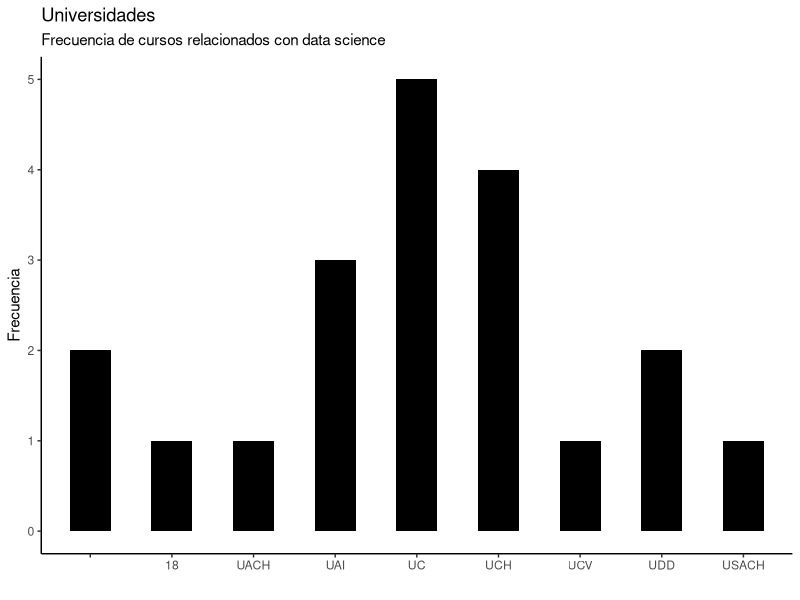
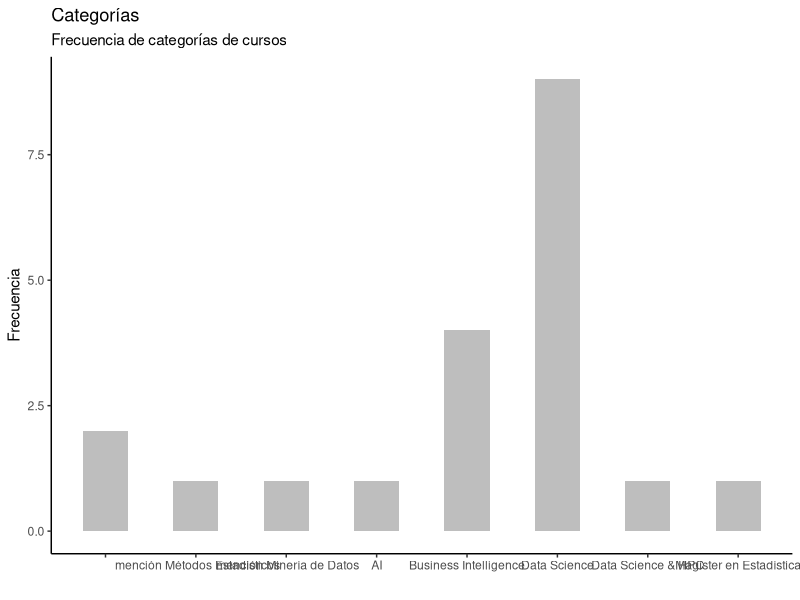

Source code (R) for these figures, in order:
## ---- chunk 1
knitr::opts_chunk$set(echo = TRUE)
## ---- chunk 2
library(readr)
library(knitr)
data <- read.csv("data.csv")
kable(data)
## ---- chunk 3
library(ggplot2)

theme_set(theme_classic())

freqtable <- table(data$university)
df <- as.data.frame.table(freqtable)

g <- ggplot(df, aes(Var1, Freq))
g + geom_bar(stat="identity", width = 0.5, fill="black") + 
      labs(title="Universidades", 
           subtitle="Frecuencia de cursos relacionados con data science",
           x="",
           y="Frecuencia")
## ---- chunk 4
freqtable <- table(data$category)
df <- as.data.frame.table(freqtable)

g <- ggplot(df, aes(Var1, Freq))
g + geom_bar(stat="identity", width = 0.5, fill="grey") + 
      labs(title="Categorías", 
           subtitle="Frecuencia de categorías de cursos",
           x="",
           y="Frecuencia")
